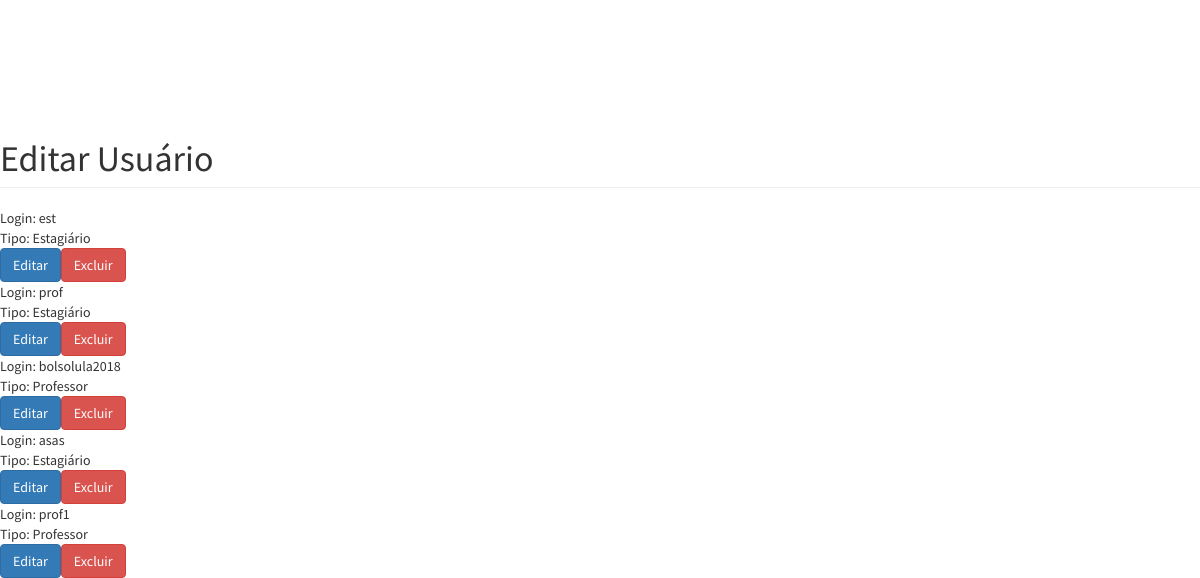
/index.php/cadastro/editar (lower part), run on an earlier commit of the app's database.
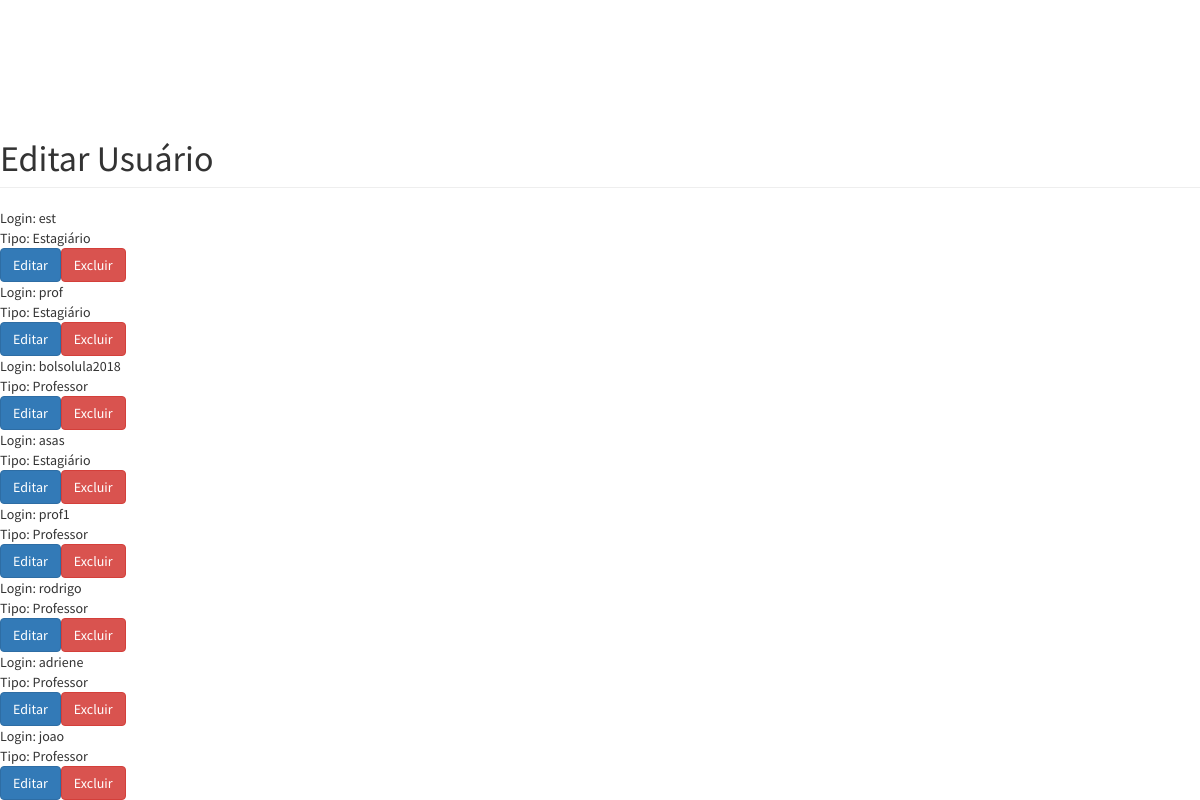
And on a later commit of the database.
### tables this page shows
CREATE TABLE `USUARIO` (
  `idUSUARIO` int(11) NOT NULL,
  `NOME` varchar(60) DEFAULT NULL,
  `LOGIN` varchar(45) NOT NULL,
  `SENHA` varchar(45) NOT NULL,
  `TIPO` int(11) NOT NULL
);

### application/controllers/Cadastro.php (called while the page is built, shortened)
<?php
	class Cadastro extends CI_Controller {
		public function __construct(){
			if(!$this->session->userdata('login')){
				$this->load->view('login');
			}
		}
		public function editar(){
			$data['USUARIO'] = $this->db->get('USUARIO')->result();
			$data['url'] = base_url();
			$x = $this->session->userdata('tipo');
			if($x == '0')
				$this->parser->parse('editar', $data);
			else
				$this->parser->parse('coordeditar', $data);
		}
}

### index.php (called while the page is built, shortened)
<?php
require_once BASEPATH.'core/CodeIgniter.php';

### application/views/coordeditar.php (the view)
<div id="Main">
        <div id="page-wrapper">
            <div class="row">
                <div class="col-lg-12">
                    <h1 class="page-header">Editar Usuário</h1>
                </div>
            </div>
            <div class="row" id="principal">
		        	<div class="col-lg-12 col-md-12" id="btn">
							<?php
								foreach($USUARIO as $band){
									if($band->TIPO == '4' or $band->TIPO == '5'){
										echo "Login: " . $band->LOGIN.br();
									echo "Tipo: ";
									if($band->TIPO == 4)
										echo "Estagiário" .br();
									else if($band->TIPO == 5)
										echo "Professor" .br();
									echo anchor("Cadastro/editor/".$band->idUSUARIO, " Editar ", 'id="btn" class="btn btn-primary"').anchor("Cadastro/excluir/".$band->idUSUARIO, "Excluir ", 'class="btn btn-danger"').br();
									}
								}
							?>
			</div>
		</div>
	</div>
</div>

### application/views/login.php (shortened to what this page needs)
<!DOCTYPE html>
<html lang="en">
<head>
    <link href="{url}assets/css/bootstrap.min.css" rel="stylesheet">
    <link href="{url}assets/css/stylish-portfolio.css" rel="stylesheet">
    <link href="{url}assets/font-awesome/css/font-awesome.min.css" rel="stylesheet" type="text/css">
</head>
<body>
    <footer>
    </footer>
</body>
</html>

### assets/css/stylish-portfolio.css (style rules this page uses)
html, body { width: 100%; height: 100%; }
body { font-family: "Source Sans Pro","Helvetica Neue",Helvetica,Arial,sans-serif; }
footer { padding: 100px 0; }

What changed in the data, as far as the page shows it:
added usuario: LOGIN "rodrigo", idUSUARIO "Editar", idUSUARIO "Excluir"
added usuario: LOGIN "adriene", idUSUARIO "Editar", idUSUARIO "Excluir"
added usuario: LOGIN "joao", idUSUARIO "Editar", idUSUARIO "Excluir"
